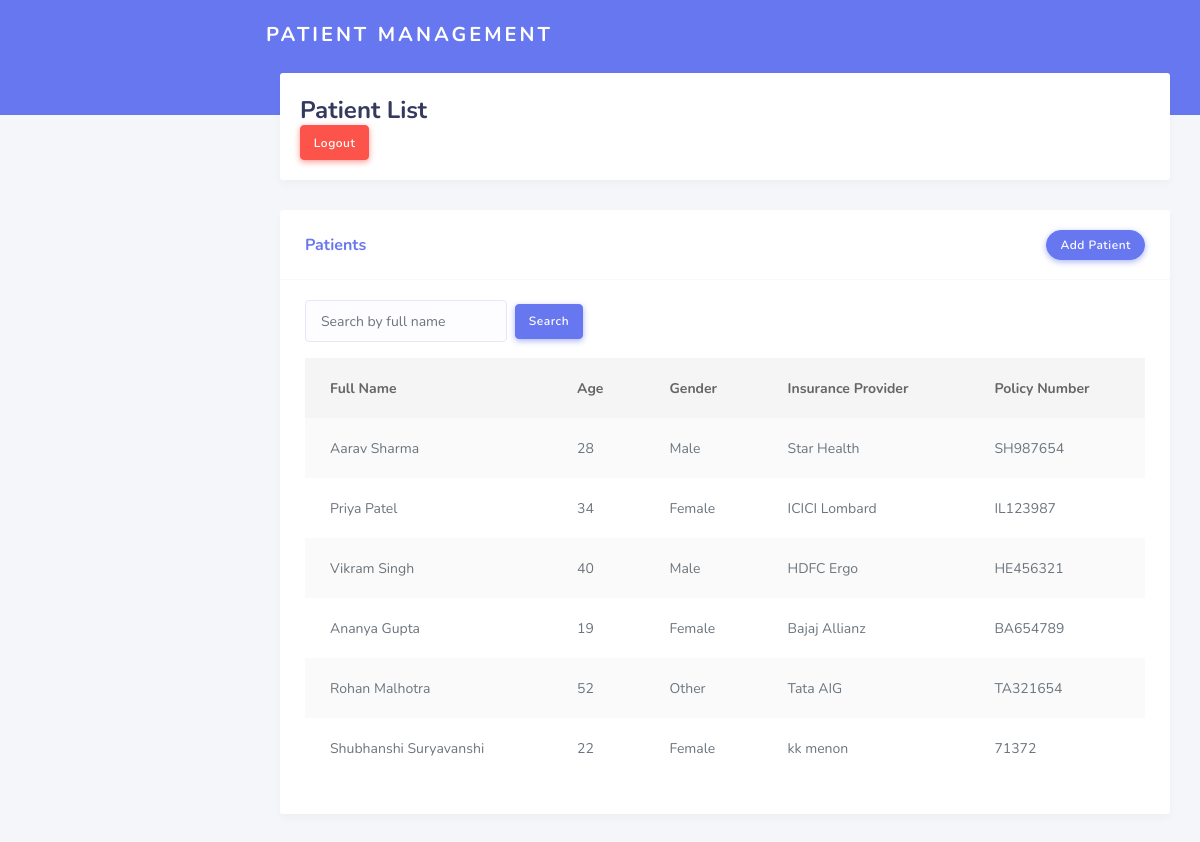
The app's page / (signed in) with its own data.
### pams/models.py (models this page shows, shortened)
class Patient(models.Model):
    GENDER_CHOICES = [
        ('M', 'Male'),
        ('F', 'Female'),
        ('O', 'Other'),
    ]
    full_name = models.CharField(max_length=100)
    age = models.IntegerField()
    gender = models.CharField(max_length=1, choices=GENDER_CHOICES)
    insurance_provider = models.CharField(max_length=100)
    policy_number = models.CharField(max_length=50)

### pams/views.py (the view)
# urls.py: path('', views.patient_list, name='patient_list'),
@login_required
def patient_list(request):
    search_query = request.GET.get('search', '')
    if search_query:
        patients = Patient.objects.filter(full_name__icontains=search_query)
    else:
        patients = Patient.objects.all()
    return render(request, 'pams/patient_list.html', {'patients': patients})

### pams/templates/pams/patient_list.html
{% extends 'pams/base.html' %} {% block title %}Patient List{% endblock %} {% block header %} Patient List
<div class="ml-auto">
    <a href="{% url 'logout' %}" class="btn btn-danger">Logout</a>
</div>
{% endblock %} {% block content %}
<div class="card">
    <div class="card-header">
        <h4>Patients</h4>
        <div class="card-header-action">
            <a href="{% url 'add_patient' %}" class="btn btn-primary">Add Patient</a>
        </div>
    </div>
    <div class="card-body">
        <form method="get" class="form-inline mb-3">
            <div class="form-group">
                <input type="text" name="search" class="form-control" placeholder="Search by full name" value="{{ request.GET.search }}">
                <button type="submit" class="btn btn-primary ml-2">Search</button>
            </div>
        </form>
        <div class="table-responsive">
            <table class="table table-striped">
                <thead>
                    <tr>
                        <th>Full Name</th>
                        <th>Age</th>
                        <th>Gender</th>
                        <th>Insurance Provider</th>
                        <th>Policy Number</th>
                    </tr>
                </thead>
                <tbody>
                    {% for patient in patients %}
                    <tr>
                        <td>{{ patient.full_name }}</td>
                        <td>{{ patient.age }}</td>
                        <td>{{ patient.get_gender_display }}</td>
                        <td>{{ patient.insurance_provider }}</td>
                        <td>{{ patient.policy_number }}</td>
                    </tr>
                    {% empty %}
                    <tr>
                        <td colspan="5">No patients found.</td>
                    </tr>
                    {% endfor %}
                </tbody>
            </table>
        </div>
    </div>
</div>
{% endblock %}

### pams/templates/pams/base.html (shortened to what this page needs)
<!DOCTYPE html>
<html lang="en">
<head>
    {% load static %}
    <link rel="stylesheet" href="{% static 'css/bootstrap.css' %}">
    <link rel="stylesheet" href="{% static 'css/style.css' %}">
    <link rel="stylesheet" href="{% static 'css/components.css' %}">
</head>
<body>
    <div id="app">
        <div class="main-wrapper">
            <div class="navbar-bg"></div>
            <nav class="navbar navbar-expand-lg main-navbar">
                <a href="/" class="navbar-brand">Patient Management</a>
            </nav>
            <div class="main-content">
                <section class="section">
                    <div class="section-header">
                        <h1>{% block header %}Dashboard{% endblock %}</h1>
                    </div>
                    <div class="section-body">
                        {% block content %} {% endblock %}
                    </div>
                </section>
            </div>
        </div>
    </div>
</body>
</html>

### records on screen
Patient: full_name "Aarav Sharma", age "28", gender "Male", insurance_provider "Star Health", policy_number "SH987654"
Patient: full_name "Priya Patel", age "34", gender "Female", insurance_provider "ICICI Lombard", policy_number "IL123987"
Patient: full_name "Vikram Singh", age "40", gender "Male", insurance_provider "HDFC Ergo", policy_number "HE456321"
Patient: full_name "Ananya Gupta", age "19", gender "Female", insurance_provider "Bajaj Allianz", policy_number "BA654789"
Patient: full_name "Rohan Malhotra", age "52", gender "Other", insurance_provider "Tata AIG", policy_number "TA321654"
Patient: full_name "Shubhanshi Suryavanshi", age "22", gender "Female", insurance_provider "kk menon", policy_number "71372"
